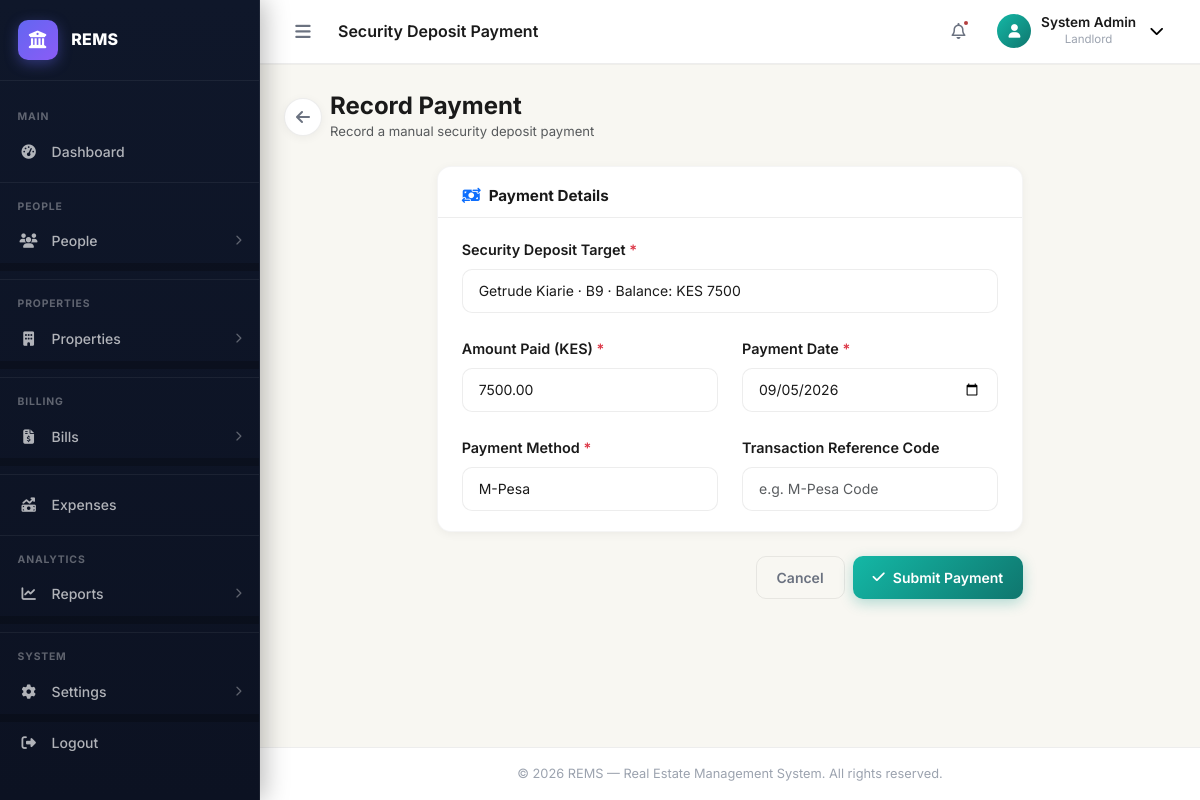
Page /payments/pay-security-deposit/?security_deposit_id=18 (signed in) on the committed database.
### apps/users/models.py (models this page shows, shortened)
class User(AbstractUser, AbstractBaseModel):
    role = models.CharField(max_length=255, choices=UserRoles.choices(), default="Tenant")
    phone = models.CharField(max_length=255, blank=True, null=True)
    address = models.TextField(blank=True, null=True)
    city = models.CharField(max_length=255, blank=True, null=True)
    state = models.CharField(max_length=255, blank=True, null=True)
    zip_code = models.CharField(max_length=255, blank=True, null=True)
    country = models.CharField(max_length=255, blank=True, null=True)
    avatar = models.ImageField(upload_to="avatars/", blank=True, null=True)
    gender = models.CharField(max_length=255, blank=True, null=True)
    marital_status = models.CharField(max_length=255, blank=True, null=True)
    id_number = models.CharField(max_length=255, null=True, blank=True)
    firebase_uid = models.CharField(max_length=255, null=True, blank=True)
    profile_picture = models.URLField(max_length=255, null=True, blank=True)
    def name(self):
        return f"{self.first_name} {self.last_name}"

### apps/payments/models.py (models this page shows, shortened)
class SecurityDeposit(AbstractBaseModel):
    unit = models.ForeignKey("properties.PropertyUnit", on_delete=models.SET_NULL, null=True, blank=True)
    tenant = models.ForeignKey("tenants.Tenant", on_delete=models.SET_NULL, null=True, blank=True)
    amount_expected = models.DecimalField(max_digits=10, decimal_places=2)
    amount_paid = models.DecimalField(max_digits=10, decimal_places=2, default=Decimal("0.00"))
    status = models.CharField(max_length=255, choices=PaymentStatuses.choices(), default=PaymentStatuses.PENDING.value)
    fully_paid = models.BooleanField(default=False)
    def balance(self):
        return self.amount_expected - self.amount_paid

### apps/tenants/models.py (models this page shows, shortened)
class Tenant(AbstractBaseModel):
    user = models.OneToOneField("users.User", on_delete=models.CASCADE)
    lease_date = models.DateField(null=True)
    move_in_date = models.DateField(null=True)
    status = models.CharField(max_length=255, default="Active")
    occupation = models.CharField(max_length=255, null=True, blank=True)
    lease_duration = models.CharField(max_length=255, null=True, blank=True)
    renews_every = models.CharField(max_length=255, null=True, blank=True)

### apps/properties/models.py (models this page shows, shortened)
class PropertyUnit(AbstractBaseModel):
    property = models.ForeignKey(Property, on_delete=models.CASCADE, related_name="propertyunits")
    name = models.CharField(max_length=255)
    rent = models.DecimalField(max_digits=10, decimal_places=2, default=Decimal("0.00"))
    is_occupied = models.BooleanField(default=False)
    floor = models.CharField(max_length=255, null=True, blank=True, default="1")  # models.PositiveIntegerField(default=1)
    unit_type = models.CharField(max_length=255, null=True, blank=True)
    tenant = models.OneToOneField("tenants.Tenant", on_delete=models.SET_NULL, null=True, blank=True, related_name="tenantunit")
    status = models.CharField(max_length=255, null=True, blank=True)
    security_deposit = models.DecimalField(max_digits=10, decimal_places=2, default=Decimal("0.00"))
    water_meter_number = models.CharField(max_length=255, null=True, blank=True)
    electricity_meter_number = models.CharField(max_length=255, null=True, blank=True)
    water_price = models.DecimalField(max_digits=10, decimal_places=2, default=Decimal("200.00"))

### apps/payments/views.py (the view, shortened to what this page needs)
# urls.py: path("pay-security-deposit/", pay_security_deposit, name="pay-security-deposit"),
@login_required
def pay_security_deposit(request: HttpRequest):
    security_deposit = None
    security_deposit_id = request.GET.get("security_deposit_id")
    if security_deposit_id:
        security_deposit = SecurityDeposit.objects.filter(id=security_deposit_id).first()
    context = {
        "security_deposit": security_deposit,
        "payment_methods": PaymentMethods.choices(),
    }
    return render(request, "security_deposits/pay_security_deposits.html", context)

### apps/core/constants.py (called while the page is built)
    @classmethod
    def choices(cls):
        return [(key.value, key.name) for key in cls]

### templates/security_deposits/pay_security_deposits.html (shortened to what this page needs)
{% extends "base.html" %}
{% load static %}
{% block page_title %}Security Deposit Payment{% endblock %}
{% block content %}
<div class="d-flex align-items-center gap-2 mb-4">
    <a href="{% url 'security-deposits' %}" class="back-btn"><i class="fa-solid fa-arrow-left"></i></a>
    <div>
        <h1 class="fs-4 fw-bold mb-0">Record Payment</h1>
        <p class="text-muted mb-0" style="font-size:.82rem">Record a manual security deposit payment</p>
    </div>
</div>
<div class="row justify-content-center">
    <div class="col-12 col-xl-8">
        <form method="POST" action="{% url 'pay-security-deposit' %}">
            <div class="rems-card mb-4">
                <div class="rems-card__header">
                    <h5 class="rems-card__title"><i class="fa-solid fa-money-bill-transfer me-2 text-primary"></i>Payment Details</h5>
                </div>
                <div class="rems-card__body">
                    <div class="row g-4">
                        <div class="col-md-12">
                            <label class="form-label fw-600">Security Deposit Target <span class="text-danger">*</span></label>
                            {% if security_deposit %}
                            <input type="text" class="form-control" value="{{ security_deposit.tenant.user.name }} · {{ security_deposit.unit.name }} · Balance: KES {{ security_deposit.balance|floatformat:0 }}" readonly>
                            {% else %}
                            <input type="text" class="form-control" value="Select a security deposit from the deposits list" readonly>
                            {% endif %}
                        </div>
                        <div class="col-md-6">
                            <label class="form-label fw-600">Amount Paid (KES) <span class="text-danger">*</span></label>
                            <input type="number" name="amount_paid" class="form-control" step="0.01" value="{{ security_deposit.balance|default:'' }}" placeholder="Amount" required>
                        </div>
                        <div class="col-md-6">
                            <label class="form-label fw-600">Payment Date <span class="text-danger">*</span></label>
                            <input type="date" name="payment_date" class="form-control" value="{% now 'Y-m-d' %}" required>
                        </div>
                        <div class="col-md-6">
                            <label class="form-label fw-600">Payment Method <span class="text-danger">*</span></label>
                            <select name="payment_method" class="form-select" required>
                                {% for value, label in payment_methods %}
                                <option value="{{ value }}"{% if value == "M-Pesa" %} selected{% endif %}>{{ value }}</option>
                                {% endfor %}
                            </select>
                        </div>
                        <div class="col-md-6">
                            <label class="form-label fw-600">Transaction Reference Code</label>
                            <input type="text" name="reference_number" class="form-control" placeholder="e.g. M-Pesa Code">
                        </div>
                    </div>
                </div>
            </div>
            <div class="d-flex justify-content-end gap-2">
                <a href="{% url 'security-deposits' %}" class="rems-btn rems-btn--ghost">Cancel</a>
                <button type="submit" class="rems-btn rems-btn--primary">
                    <i class="fa-solid fa-check me-2"></i> Submit Payment
                </button>
            </div>
        </form>
    </div>
</div>
{% endblock %}

### templates/base.html (shortened to what this page needs)
{% load static %}
<!DOCTYPE html>
<html lang="en">
<head>
    <link rel="stylesheet" href="https://cdn.jsdelivr.net/npm/bootstrap@5.3.3/dist/css/bootstrap.min.css">
    <link rel="stylesheet" href="https://cdnjs.cloudflare.com/ajax/libs/font-awesome/6.5.0/css/all.min.css">
    <link rel="stylesheet" href="{% static 'css/main.css' %}">
    <link rel="stylesheet" href="{% static 'css/sidebar.css' %}">
</head>
<body class="{% block body_class %}{% endblock %}">
{% if user.is_authenticated %}
<div class="rems-wrapper" id="remsWrapper">
    {% if request.user.role == "Caretaker" or request.user.role == "House Manager" %}
        {% include "includes/caretaker_sidebar.html" %}
    {% else %}
        {% include "includes/sidebar.html" %}
    {% endif %}
    <div class="rems-main" id="remsMain">
        <header class="rems-topbar">
            <div class="topbar-left">
                <button class="sidebar-toggle-btn" id="sidebarToggleBtn" title="Toggle Sidebar">
                    <i class="fa-solid fa-bars"></i>
                </button>
                <div class="breadcrumb-area d-none d-lg-flex">
                    <span class="page-title">{% block page_title %}Dashboard{% endblock %}</span>
                </div>
            </div>
            <div class="topbar-right">
                <button class="topbar-icon-btn d-none d-md-flex" title="Notifications">
                    <i class="fa-regular fa-bell"></i>
                    <span class="badge-dot"></span>
                </button>
                <div class="topbar-user dropdown">
                    <button class="user-avatar-btn dropdown-toggle" data-bs-toggle="dropdown" id="userDropdown" title="Account">
                        <div class="user-avatar user-avatar--mobile">
                            <i class="fa-solid fa-user d-none d-md-inline"></i>
                        </div>
                        <div class="user-info d-none d-md-block">
                            <span class="user-name">{{ user.get_full_name|default:user.username }}</span>
                            <span class="user-role">{{ user.role|default:"Administrator" }}</span>
                        </div>
                        <i class="fa-solid fa-chevron-down ms-1 d-none d-md-inline"></i>
                    </button>
                </div>
            </div>
        </header>
        <main class="rems-content">
            {% block content %}{% endblock %}
        </main>
        <footer class="rems-footer">
            <span>&copy; {% now "Y" %} REMS &mdash; Real Estate Management System. All rights reserved.</span>
        </footer>
    </div>
</div>
{% else %}
<div class="auth-layout">
    {% block auth_content %}{% endblock %}
</div>
{% endif %}
</body>
</html>

### rows in the picture
User: get_full_name "System Admin", role "Landlord"
SecurityDeposit: tenant.user.name "Getrude Kiarie · B9 · Balance: KES 7500", amount_paid "7500.00"

### other values in the picture
form field payment_method "M-Pesa"
